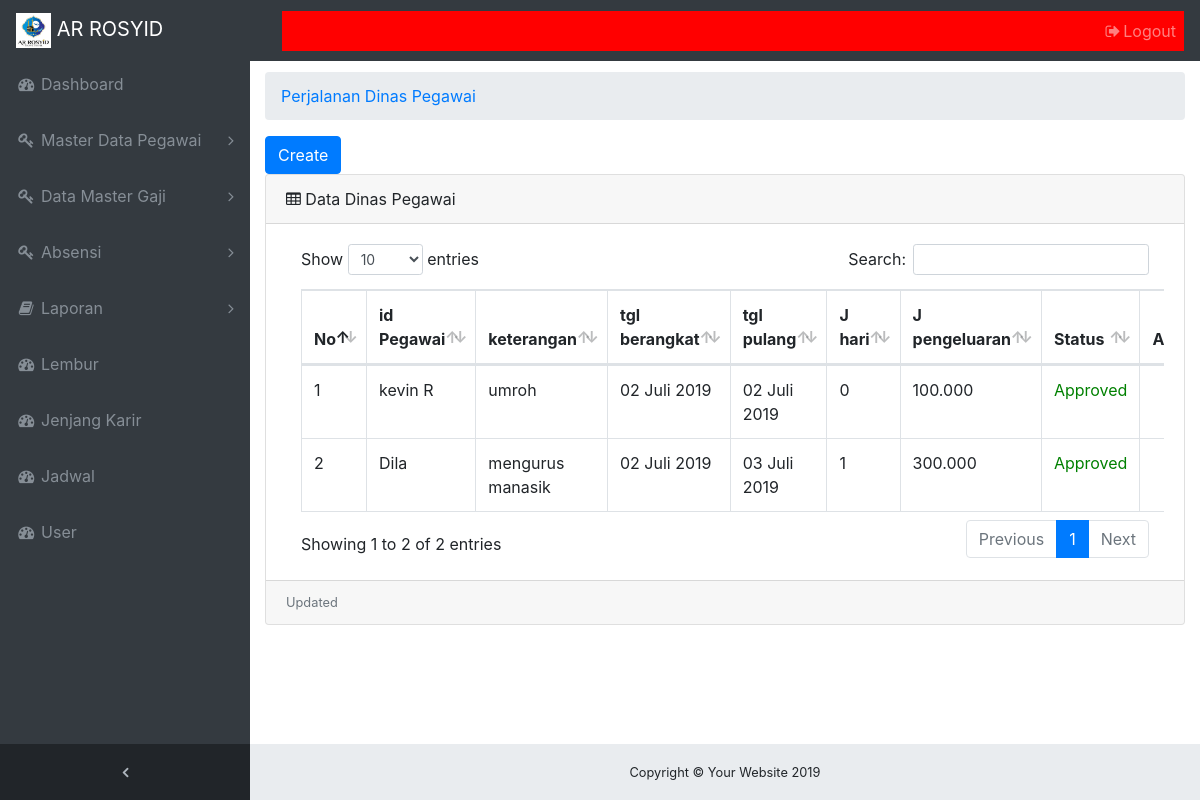
/perjalanan_dinas.php (signed in), run on the app's committed database.
### tables this page shows
CREATE TABLE `perjalanan_dinas` (
  `id_dinas` varchar(20) NOT NULL,
  `id_pegawai` varchar(20) NOT NULL,
  `keterangan` text NOT NULL,
  `tgl_berangkat` date NOT NULL,
  `tgl_pulang` date NOT NULL,
  `jumlah_pengeluaran` varchar(50) NOT NULL,
  `bulan` varchar(50) NOT NULL,
  `status` char(1) NOT NULL COMMENT '1 = sudah , 0 = belum'
);

CREATE TABLE `karyawan` (
  `id_karyawan` varchar(20) NOT NULL,
  `nip` varchar(200) DEFAULT NULL,
  `nama_karyawan` varchar(200) DEFAULT NULL,
  `jk_karyawan` varchar(200) DEFAULT NULL,
  `tmpt_lahir` varchar(200) DEFAULT NULL,
  `tgl_lahir` date DEFAULT NULL,
  `agama` varchar(200) DEFAULT NULL,
  `tgl_masuk` date DEFAULT NULL,
  `alamat` varchar(200) DEFAULT NULL,
  `no_telpn` varchar(200) DEFAULT NULL,
  `pend_terakhir` varchar(200) DEFAULT NULL,
  `id_jabatan` varchar(20) DEFAULT NULL,
  `id_bagian` varchar(20) DEFAULT NULL,
  `id_status` varchar(20) NOT NULL,
  `no_npwp` varchar(20) NOT NULL,
  `anggota_koperasi` char(1) NOT NULL COMMENT '1 = anggota, 0 = bukan',
  `status_pernikahan` char(1) NOT NULL,
  `jml_anak` char(1) NOT NULL,
  `foto_pegawai` varchar(50) NOT NULL,
  `id_rfid` varchar(50) NOT NULL,
  `status` varchar(1) NOT NULL DEFAULT '1'
);

### functions/masterpegawai.php (called while the page is built, shortened)
<?php
function tgl_indo($tanggal){
	$bulan = array (
		1 =>   'Januari',
		'Februari',
		'Maret',
		'April',
		'Mei',
		'Juni',
		'Juli',
		'Agustus',
		'September',
		'Oktober',
		'November',
		'Desember'
	);
	$pecahkan = explode('-', $tanggal);
	return $pecahkan[2] . ' ' . $bulan[ (int)$pecahkan[1] ] . ' ' . $pecahkan[0];
}
?>

### perjalanan_dinas.php (the view, shortened to what this page needs)
<!DOCTYPE html>
<html lang="en">
<?php
  global $link;
  $query = "SELECT perjalanan_dinas.id_dinas, perjalanan_dinas.id_pegawai, karyawan.nama_karyawan, perjalanan_dinas.keterangan,perjalanan_dinas.jumlah_pengeluaran,perjalanan_dinas.tgl_berangkat, perjalanan_dinas.tgl_pulang,perjalanan_dinas.status, datediff(perjalanan_dinas.tgl_pulang, perjalanan_dinas.tgl_berangkat) AS jml_hari,perjalanan_dinas_berkas.nama_berkas FROM `perjalanan_dinas` INNER JOIN karyawan ON karyawan.id_karyawan = perjalanan_dinas.id_pegawai JOIN perjalanan_dinas_berkas ON perjalanan_dinas.id_dinas = perjalanan_dinas_berkas.id_dinas ORDER BY `id_dinas` ASC";
  $sql = mysqli_query($link,$query);
?>
<?php  include('view/head.php'); ?>
<body class="fixed-nav sticky-footer bg-dark" id="page-top">
    <?php require_once "view/navigation.php" ; ?>
  <div class="content-wrapper">
    <div class="container-fluid">
      <ol class="breadcrumb">
        <li class="breadcrumb-item">
          <a href="perjalanan_dinas.php">Perjalanan Dinas Pegawai</a>
        </li>
      </ol>
         <a href="perjalanan_dinas_insert.php"><input type="button" value="Create"class="btn btn-primary"></a>
          <div class="card mb-3">
          <div class="card-header">
          <i class="fa fa-table"></i> Data Dinas Pegawai </div>
          <div class="card-body">
          <div class="table-responsive">
            <table class="table table-bordered" id="dataTable" width="100%" cellspacing="0">
              <thead>
                <tr>
                  <th>No</th>
                  <th>id Pegawai</th>
                  <th>keterangan</th>
                  <th>tgl berangkat</th>
                  <th>tgl pulang </th>
                  <th>J hari</th>
                  <th>J pengeluaran</th>
                  <th> Status</th>
                  <th>Action</th>
                </tr>
              </thead>
              <tbody>
                <?php
                $no = 1;
                  while($row = mysqli_fetch_array($sql)){
                ?>
                <tr>
                  <td><?php echo $no++ ?></td>
                  <td><?php echo$row['nama_karyawan']; ?></td>
                  <td><?php echo $row['keterangan']; ?></td>
                  <td><?php echo tgl_indo($row['tgl_berangkat']); ?></td>
                  <td><?php echo tgl_indo($row['tgl_pulang']); ?></td>
                  <td><?php echo $row['jml_hari']; ?></td>
                  <td><?php echo number_format($row['jumlah_pengeluaran'],0,".","."); ?></td>
                  <td><?php
                  if( $row['status'] == 0){
                    echo "<a href="."image/surat_dinas/".$row['nama_berkas']." target="."_blank"."><font color ="."red".">Waiting</font></a>";}
                    elseif($row['status'] == 1){
                      echo"<a href="."image/surat_dinas/".$row['nama_berkas']." target="."_blank"."><font color="."green".">Approved</font></a>";}
                      else{
                        echo"<a href="."image/surat_dinas/".$row['nama_berkas']." target="."_blank"."><font color="."red".">Rejected</font></a>";
                      } ?></td>
                  <td align="center">
                           </td>
                </tr>
              <?php } ?>
              </tbody>
            </table>
          </div>
          </div>
                <div class="card-footer small text-muted">Updated </div>
        </div>
      </div>
    </div>
   <?php require_once "view/footer.php"; ?>
</body>
</html>

### css/sb-admin.css (style rules this page uses)
html { position: relative; min-height: 100%; }
body { overflow-x: hidden; }
body.sticky-footer { margin-bottom: 56px; }
body.sticky-footer .content-wrapper { min-height: calc(100vh - 56px - 56px); }
body.fixed-nav { padding-top: 56px; }
.content-wrapper { min-height: calc(100vh - 56px); padding-top: 1rem; }
.content-wrapper { overflow-x: hidden; background: white; }
@media (min-width: 992px) { .content-wrapper { margin-left: 250px; } }

### data on the page
perjalanan_dinas: id_pegawai.nama_karyawan "kevin R", keterangan "umroh", tgl_berangkat "02 Juli 2019", tgl_pulang "02 Juli 2019", jml_hari "0", jumlah_pengeluaran "100.000"
perjalanan_dinas: id_pegawai.nama_karyawan "Dila", keterangan "mengurus manasik", tgl_berangkat "02 Juli 2019", tgl_pulang "03 Juli 2019", jml_hari "1", jumlah_pengeluaran "300.000"
